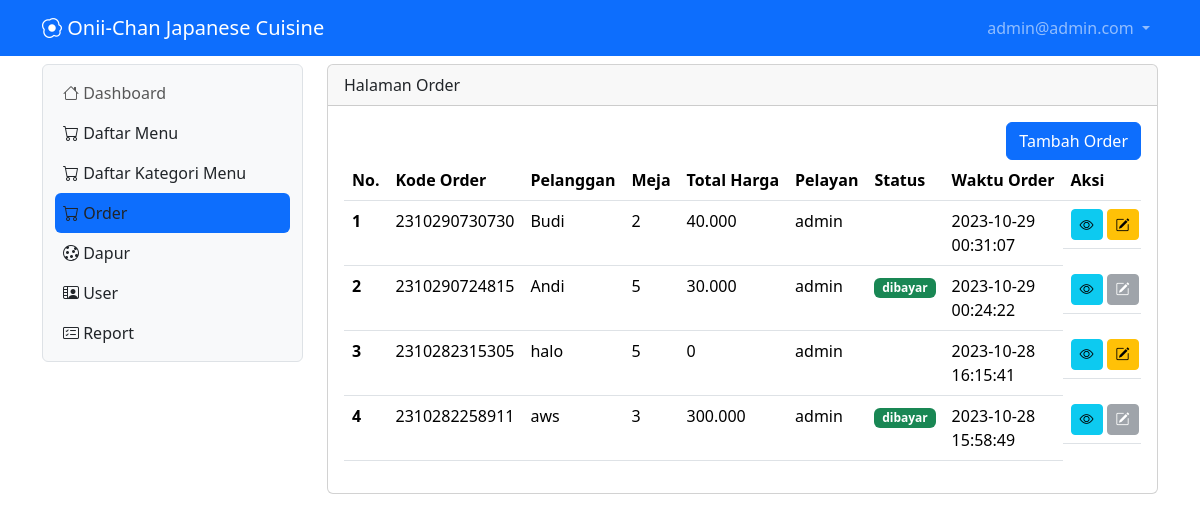
Page /order (signed in) on the committed database.
### tables this page shows
CREATE TABLE `tb_user` (
  `id` int(11) NOT NULL,
  `nama` varchar(100) NOT NULL,
  `username` varchar(50) NOT NULL,
  `password` varchar(50) NOT NULL,
  `level` int(11) NOT NULL,
  `nohp` varchar(15) NOT NULL,
  `alamat` varchar(300) NOT NULL
);

CREATE TABLE `tb_order` (
  `id_order` bigint(11) NOT NULL,
  `pelanggan` varchar(100) NOT NULL,
  `meja` int(11) NOT NULL,
  `pelayan` int(11) NOT NULL,
  `waktu_order` timestamp NOT NULL DEFAULT current_timestamp() ON UPDATE current_timestamp()
);

### order.php (the view, shortened to what this page needs)
<?php
include "proses/connect.php";
$query = mysqli_query($conn, "SELECT tb_order.*, tb_bayar.*, nama, SUM(harga*jumlah) AS harganya FROM tb_order
    LEFT JOIN tb_user ON tb_user.id = tb_order.pelayan
    LEFT JOIN tb_list_order ON tb_list_order.pesanan = tb_order.id_order
    LEFT JOIN tb_daftar_menu ON tb_daftar_menu.id = tb_list_order.menu
    LEFT JOIN tb_bayar ON tb_bayar.id_bayar = tb_order.id_order
    GROUP BY id_order ORDER BY waktu_order DESC");
while ($record = mysqli_fetch_array($query)) {
    $result[] = $record;
}
?>
<div class="col-lg-9 mt-2">
    <div class="card">
        <div class="card-header">
            Halaman Order
        </div>
        <div class="card-body">
            <div class="row">
                <div class="col d-flex justify-content-end">
                    <button class="btn btn-primary" data-bs-toggle="modal" data-bs-target="#ModalTambahUser">Tambah Order</button>
                </div>
            </div>
            <?php
            if (empty($result)) {
                echo "Data pesanan makanan atau minuman tidak ada";
            } else {
            ?>
                <div class="table-responsive">
                    <table class="table table-hover">
                        <thead>
                            <tr class="text-nowrap">
                                <th scope="col">No.</th>
                                <th scope="col">Kode Order</th>
                                <th scope="col">Pelanggan</th>
                                <th scope="col">Meja</th>
                                <th scope="col">Total Harga</th>
                                <th scope="col">Pelayan</th>
                                <th scope="col">Status</th>
                                <th scope="col">Waktu Order</th>
                                <th scope="col">Aksi</th>
                            </tr>
                        </thead>
                        <tbody>
                            <?php
                            $no = 1;
                            foreach ($result as $row) {
                            ?>
                                <tr>
                                    <th scope="row"><?php echo $no++ ?></th>
                                    <td><?php echo $row['id_order'] ?></td>
                                    <td><?php echo $row['pelanggan'] ?></td>
                                    <td><?php echo $row['meja'] ?></td>
                                    <td><?php echo number_format((int) $row['harganya'], 0, ',', '.')  ?></td>
                                    <td><?php echo $row['nama'] ?></td>
                                    <td><?php echo (!empty($row['id_bayar'])) ? "<span class='badge text-bg-success'>dibayar</span>" : "";?></td>
                                    <td><?php echo $row['waktu_order'] ?></td>
                                    <td class="d-flex">
                                        <div class="d-flex">
                                            <a class="btn btn-info btn-sm me-1" href="./?x=orderitem&order=<?php echo $row['id_order'] . "&meja=" . $row['meja'] . "&pelanggan=" . $row['pelanggan'] ?>"><i class="bi bi-eye"></i></a>
                                            <button class="<?php echo (!empty($row['id_bayar'])) ? "btn btn-secondary disabled" : "btn btn-warning";?> btn-sm me-1" data-bs-toggle="modal" data-bs-target="#ModalEdit<?php echo $row['id_order'] ?>"><i class="bi bi-pencil-square"></i></button>
                                        </div>
                                    </td>
                                </tr>
                            <?php } ?>
                        </tbody>
                    </table>
                </div>
            <?php } ?>
        </div>
    </div>
</div>

### header.php (shortened to what this page needs)
<nav class="navbar navbar-expand navbar-dark bg-primary sticky-top">
    <div class="container-lg">
        <a class="navbar-brand" href="."><i class="bi bi-egg-fried"></i> Onii-Chan Japanese Cuisine</a>
        <div class="collapse navbar-collapse justify-content-end" id="navbarNavDropdown">
            <ul class="navbar-nav">
                <li class="nav-item dropdown">
                    <a class="nav-link dropdown-toggle" href="#" role="button" data-bs-toggle="dropdown" aria-expanded="false">
                        <?php echo $hasil['username']; ?>
                    </a>
                </li>
            </ul>
        </div>
    </div>
</nav>

### rows in the picture
tb_user: username "admin@admin.com"
tb_order: id_order "2310290730730", pelanggan "Budi", meja "2", harganya "40.000", pelayan.nama "admin", waktu_order "2023-10-29 00:31:07"
tb_order: id_order "2310290724815", pelanggan "Andi", meja "5", harganya "30.000", pelayan.nama "admin", shows "dibayar", waktu_order "2023-10-29 00:24:22"
tb_order: id_order "2310282315305", pelanggan "halo", meja "5", harganya "0", pelayan.nama "admin", waktu_order "2023-10-28 16:15:41"
tb_order: id_order "2310282258911", pelanggan "aws", meja "3", harganya "300.000", pelayan.nama "admin", shows "dibayar", waktu_order "2023-10-28 15:58:49"
